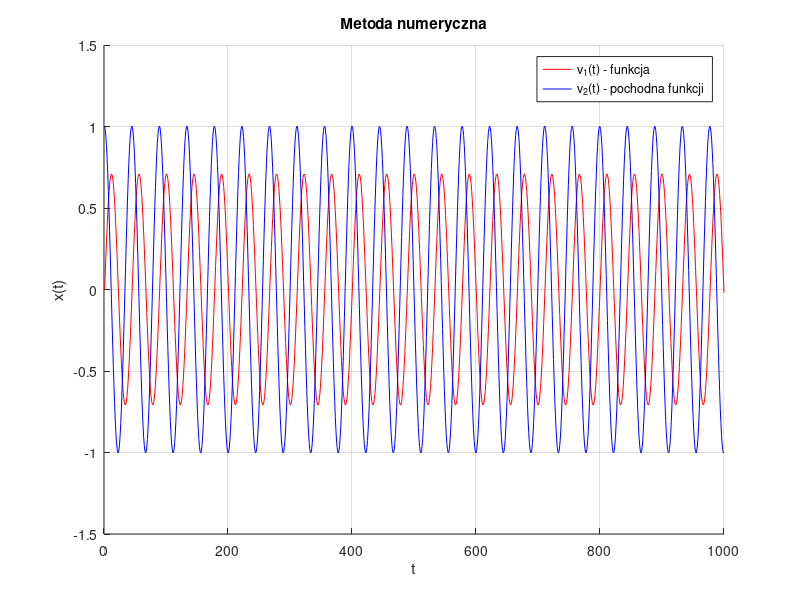
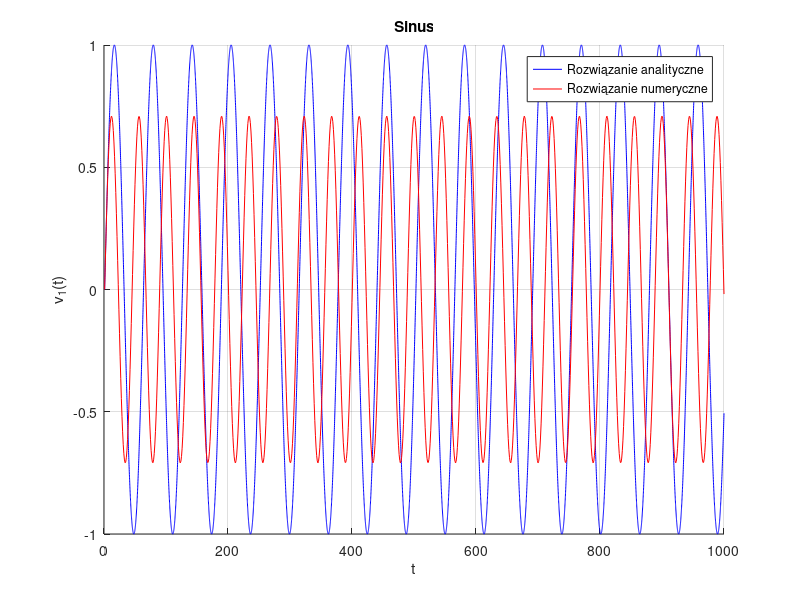
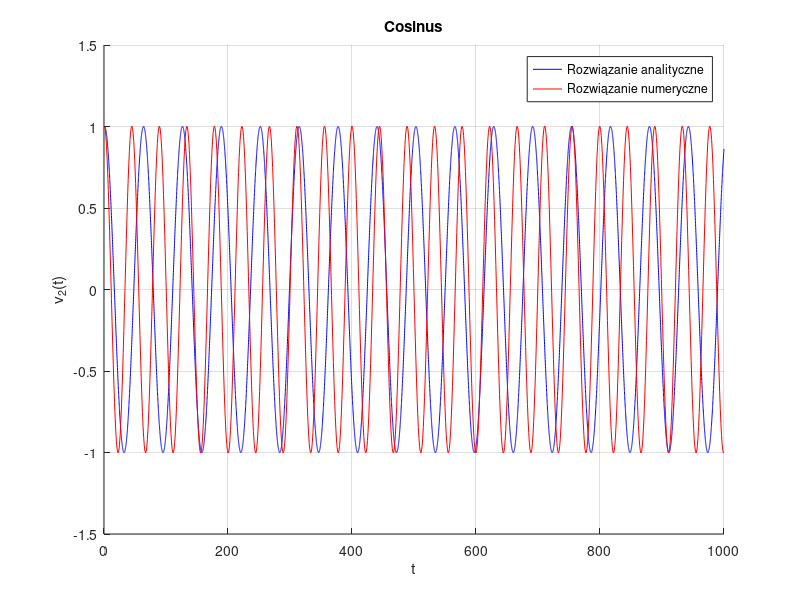
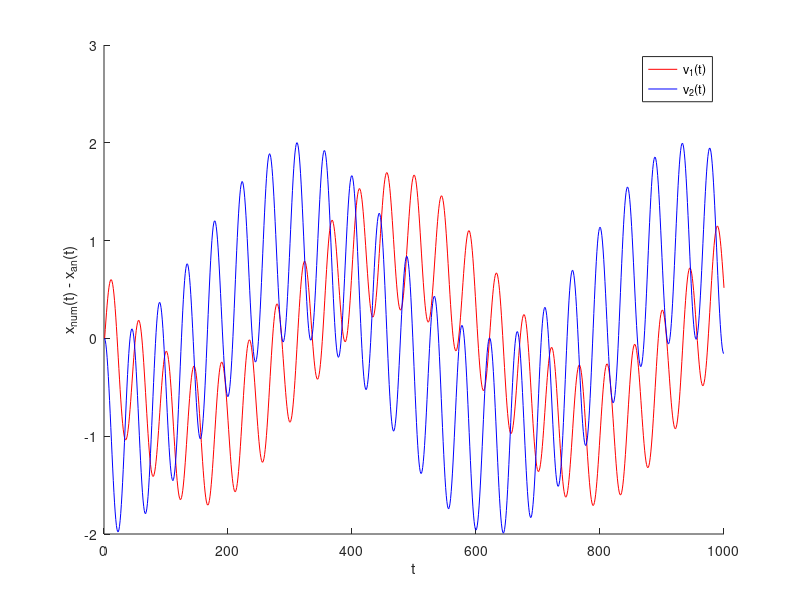

These charts were generated, in order, by the following MATLAB code:
clear;
close all;
clc;

a = 2;
h = 0.1;
c1 = 0;
funkcja = [];
funkcja(1) = c1;
c2 = 1;
pochodna_funkcji = [];
pochodna_funkcji(1) = c2;
%metoda numeryczna
for i = 2:1:1000
funkcja(i)= funkcja(i-1) + h * pochodna_funkcji(i-1);
pochodna_funkcji(i) = pochodna_funkcji(i-1) - h * a * funkcja(i);
end
t = 0:0.1:1000;
funkcja_analityczna = [];
pochodna_funkcji_analityczna = [];
% metoda analityczna
for i = 1:1:length(t)
funkcja_analityczna(i) = sin(1/10*t(i));
pochodna_funkcji_analityczna(i) = cos(1/10*t(i));
end
for i = 2:1:1000
przebieg_bledu_sin(i) = funkcja(i) - sin(1/10*t(i));
przebieg_bledu_cos(i) = pochodna_funkcji(i) - cos(1/10*t(i));
end
hold on
figure(1)
plot(funkcja,'r')
plot(pochodna_funkcji,'b')
xlabel('t');
ylabel('x(t)');
title('Metoda numeryczna');
legend('v_1(t) - funkcja','v_2(t) - pochodna funkcji');
grid on
figure(2)
hold on
plot(linspace(1,1000,length(t)), funkcja_analityczna, 'b');
plot(funkcja,'r')
title('Sinus');
xlabel('t');
ylabel('v_1(t)');
legend('Rozwiązanie analityczne','Rozwiązanie numeryczne')
grid on
figure(3)
hold on
plot(linspace(1,1000,length(t)), pochodna_funkcji_analityczna, 'b');
plot(pochodna_funkcji,'r')
title('Cosinus');
xlabel('t');
ylabel('v_2(t)');
legend('Rozwiązanie analityczne','Rozwiązanie numeryczne')
hold on

grid on
figure(4)
hold on
plot(przebieg_bledu_sin, 'r');
plot(przebieg_bledu_cos, 'b');
legend('v_1(t)', 'v_2(t)');
xlabel('t');
ylabel('x_n_u_m(t) - x_a_n(t)');